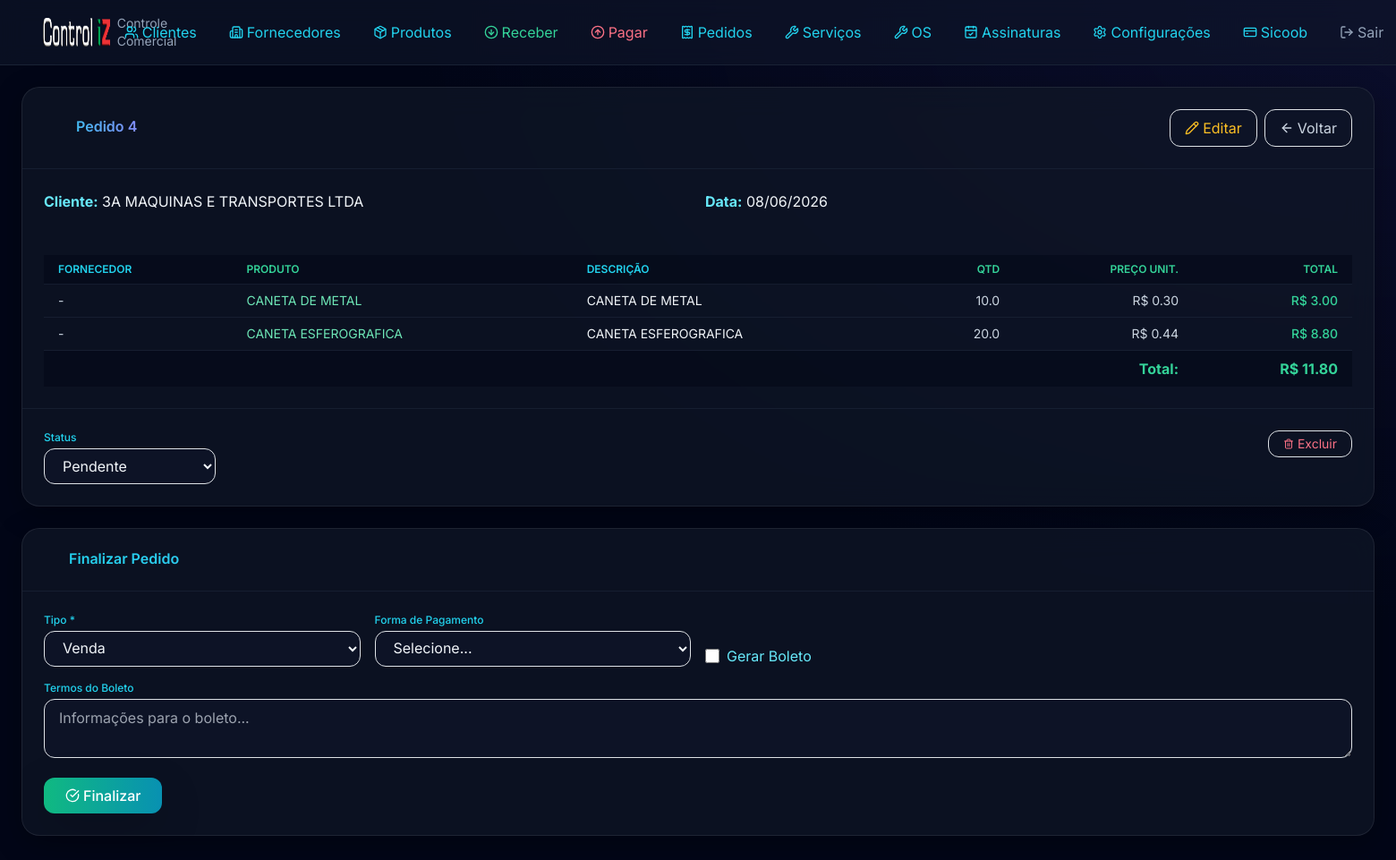
/pedidos/6, run on the app's committed database.
### models.py (models this page shows)
class Cliente(Base):
    __tablename__ = "clientes"
    id = Column(Integer, primary_key=True, index=True)
    codigo = Column(String(50), nullable=True)
    bling_id = Column(BigInteger, nullable=True, unique=True)
    bling_updated_at = Column(DateTime, nullable=True)
    bling_pending_sync = Column(Boolean, default=False)
    nome = Column(String(200), nullable=False)
    cpf_cnpj = Column(String(20), nullable=True)
    tipo_pessoa = Column(String(10), nullable=True)
    email = Column(String(200), nullable=True)
    telefone = Column(String(20), nullable=True)
    celular = Column(String(20), nullable=True)
    endereco = Column(String(300), nullable=True)
    bairro = Column(String(100), nullable=True)
    cidade = Column(String(100), nullable=True)
    estado = Column(String(2), nullable=True)
    cep = Column(String(10), nullable=True)
    contato = Column(String(200), nullable=True)
    fantasia = Column(String(200), nullable=True)
    inscricao_estadual = Column(String(20), nullable=True)
    inscricao_municipal = Column(String(20), nullable=True)
    situacao = Column(String(1), default="A")
    observacao = Column(Text, nullable=True)
    created_at = Column(DateTime, default=datetime.now)
    updated_at = Column(DateTime, default=datetime.now, onupdate=datetime.now)
    contas_receber = relationship("ContaReceber", back_populates="cliente")
    assinaturas = relationship("Assinatura", back_populates="cliente")
    ordens_servico = relationship("OrdemServico", back_populates="cliente")

class PedidoVenda(Base):
    __tablename__ = "pedidos_venda"
    id = Column(Integer, primary_key=True, index=True)
    cliente_id = Column(Integer, ForeignKey("clientes.id"), nullable=False)
    numero = Column(String(50), nullable=True)
    data = Column(Date, nullable=False, default=date.today)
    status = Column(Enum(StatusPedido), default=StatusPedido.PENDENTE)
    total = Column(Float, nullable=False, default=0)
    observacao = Column(Text, nullable=True)
    tipo_pedido = Column(String(20), default="venda")  # venda ou pre_venda
    forma_pagamento = Column(String(20), nullable=True)
    gerar_boleto = Column(Boolean, default=False)
    terminos_boleto = Column(Text, nullable=True)
    pedido_agrupado_id = Column(Integer, ForeignKey("pedidos_venda.id"), nullable=True)  # Referência ao pedido criado pelo agrupamento
    created_at = Column(DateTime, default=datetime.now)
    updated_at = Column(DateTime, default=datetime.now, onupdate=datetime.now)
    cliente = relationship("Cliente")
    itens = relationship("PedidoVendaItem", back_populates="pedido", cascade="all, delete-orphan")
    pedido_agrupado = relationship("PedidoVenda", remote_side=[id])

class PedidoVendaItem(Base):
    __tablename__ = "pedidos_venda_itens"
    id = Column(Integer, primary_key=True, index=True)
    pedido_id = Column(Integer, ForeignKey("pedidos_venda.id"), nullable=False)
    produto_id = Column(Integer, ForeignKey("produtos.id"), nullable=True)
    servico_id = Column(Integer, ForeignKey("servicos.id"), nullable=True)
    descricao = Column(String(300), nullable=False)
    quantidade = Column(Float, nullable=False, default=1)
    preco_unitario = Column(Float, nullable=False, default=0)
    total = Column(Float, nullable=False, default=0)
    fornecedor_id = Column(Integer, ForeignKey("fornecedores.id"), nullable=True)
    pedido = relationship("PedidoVenda", back_populates="itens")
    produto = relationship("Produto", back_populates="itens_pedido")
    fornecedor = relationship("Fornecedor")

class Produto(Base):
    __tablename__ = "produtos"
    id = Column(Integer, primary_key=True, index=True)
    codigo = Column(String(50), nullable=True, unique=True)
    nome = Column(String(200), nullable=False)
    descricao = Column(Text, nullable=True)
    preco = Column(Float, nullable=False, default=0)
    preco_custo = Column(Float, nullable=True)
    ncm = Column(String(10), nullable=True)
    unidade = Column(String(10), nullable=True, default="UN")
    categoria_id = Column(Integer, ForeignKey("categorias_produto.id"), nullable=True)
    foto = Column(String(500), nullable=True)
    fornecedor_id = Column(Integer, ForeignKey("fornecedores.id"), nullable=True)
    marca_id = Column(Integer, ForeignKey("marcas_produto.id"), nullable=True)
    marca = Column(String(100), nullable=True)
    peso_liq = Column(Float, nullable=True)
    peso_bruto = Column(Float, nullable=True)
    altura = Column(Float, nullable=True)
    largura = Column(Float, nullable=True)
    profundidade = Column(Float, nullable=True)
    unidade_medida = Column(String(20), nullable=True, default="cm")
    estoque = Column(Float, nullable=False, default=0)
    estoque_minimo = Column(Float, nullable=False, default=0)
    situacao = Column(String(1), nullable=False, default="A")
    bling_id = Column(BigInteger, nullable=True, unique=True)
    bling_updated_at = Column(DateTime, nullable=True)
    bling_pending_sync = Column(Boolean, default=False)
    created_at = Column(DateTime, default=datetime.now)
    updated_at = Column(DateTime, default=datetime.now, onupdate=datetime.now)
    categoria = relationship("CategoriaProduto", back_populates="produtos")
    fornecedor = relationship("Fornecedor")
    marca_rel = relationship("MarcaProduto")
    itens_pedido = relationship("PedidoVendaItem", back_populates="produto")
    tipo = Column(String(20), default="produto")  # "produto" ou "servico"

### routers/pedidos.py (the view)
@router.get("/{pedido_id}")
def detalhe_pedido(request: Request, pedido_id: int, db: Session = Depends(get_db)):
    pedido = db.query(PedidoVenda).filter(PedidoVenda.id == pedido_id).first()
    if not pedido:
        return RedirectResponse(url="/pedidos", status_code=303)
    produtos = db.query(Produto).order_by(Produto.nome).all()
    return request.app.state.templates.TemplateResponse(
        "pedidos/detalhe.html",
        {"request": request, "pedido": pedido, "produtos": produtos, "STATUS_LABELS": STATUS_PEDIDO_LABELS, "FORMAS_PAGAMENTO": FORMAS_PAGAMENTO, "pedido_agrupado": pedido.pedido_agrupado}
    )

### templates/pedidos/detalhe.html (shortened to what this page needs)
{% extends "base.html" %}
{% block content %}
<div class="glass-card mb-6">
    <div class="p-4 border-b border-slate-800/60 flex justify-between items-center">
        <h4 class="text-transparent bg-clip-text bg-gradient-to-r from-cyan-400 to-indigo-400 font-semibold"><i data-lucide="receipt" class="w-6 h-6 inline me-2"></i> Pedido {{ pedido.numero or '#' + pedido.id|string }}</h4>
        <div class="flex gap-2">
            <a href="/pedidos/{{ pedido.id }}/editar" class="flex items-center px-3 py-2 text-amber-400 border border-amber-800/50 rounded-xl hover:bg-amber-950/30 transition"><i data-lucide="pencil" class="w-4 h-4 me-1"></i> Editar</a>
            <a href="/pedidos" class="flex items-center px-3 py-2 text-slate-300 border border-slate-700 rounded-xl hover:bg-slate-800/50 transition"><i data-lucide="arrow-left" class="w-4 h-4 me-1"></i> Voltar</a>
        </div>
    </div>
    <div class="p-4 grid grid-cols-1 md:grid-cols-2 gap-3">
        <div><strong class="text-cyan-300">Cliente:</strong> <span class="text-slate-100">{{ pedido.cliente.nome if pedido.cliente else '-' }}</span></div>
        <div><strong class="text-cyan-300">Data:</strong> <span class="text-slate-100">{{ pedido.data.strftime('%d/%m/%Y') if pedido.data else '-' }}</span></div>
    </div>
    <div class="p-4">
        <table class="w-full divide-y divide-slate-800/60">
            <thead class="bg-slate-950/50">
                <tr>
                    <th class="px-3 py-2 text-left text-xs font-semibold text-cyan-400 uppercase">Fornecedor</th>
                    <th class="px-3 py-2 text-left text-xs font-semibold text-emerald-400 uppercase">Produto</th>
                    <th class="px-3 py-2 text-left text-xs font-semibold text-cyan-400 uppercase">Descrição</th>
                    <th class="px-3 py-2 text-right text-xs font-semibold text-emerald-400 uppercase">Qtd</th>
                    <th class="px-3 py-2 text-right text-xs font-semibold text-emerald-400 uppercase">Preço Unit.</th>
                    <th class="px-3 py-2 text-right text-xs font-semibold text-emerald-400 uppercase">Total</th>
                </tr>
            </thead>
            <tbody class="divide-y divide-slate-800/60">
                {% for item in pedido.itens %}
                <tr>
                    <td class="px-3 py-2 text-sm text-slate-300">{{ item.fornecedor.nome if item.fornecedor else (item.produto.fornecedor.nome if item.produto and item.produto.fornecedor else '-') }}</td>
                    <td class="px-3 py-2 text-sm text-emerald-300">{{ item.produto.nome if item.produto else '-' }}</td>
                    <td class="px-3 py-2 text-sm text-slate-100">{{ item.descricao }}</td>
                    <td class="px-3 py-2 text-right text-sm text-slate-300">{{ item.quantidade }}</td>
                    <td class="px-3 py-2 text-right text-sm text-slate-300">R$ {{ "%.2f"|format(item.preco_unitario) }}</td>
                    <td class="px-3 py-2 text-right text-sm text-emerald-400 font-medium">R$ {{ "%.2f"|format(item.total) }}</td>
                </tr>
                {% else %}
                <tr><td colspan="6" class="px-4 py-8 text-center text-slate-500">Nenhum item</td></tr>
                {% endfor %}
            </tbody>
            <tfoot class="bg-slate-950/50">
                <tr><td colspan="5" class="px-3 py-2 text-end text-emerald-400 font-bold">Total:</td><td class="px-3 py-2 text-right text-emerald-400 font-bold">R$ {{ "%.2f"|format(pedido.total or 0) }}</td></tr>
            </tfoot>
        </table>
    </div>
    <div class="p-4 border-t border-slate-800/60 flex flex-col md:flex-row md:justify-between gap-3">
        <div class="w-48">
            <form method="post" action="/pedidos/{{ pedido.id }}/status">
                <label class="block text-xs font-medium text-cyan-400 mb-1">Status</label>
                <select class="w-full px-3 py-2 bg-slate-900/60 border border-slate-800/80 rounded-xl text-slate-100 focus:border-cyan-500/50" name="status" onchange="this.form.submit()">
                    <option value="pendente" {% if pedido.status == 'pendente' %}selected{% endif %}>Pendente</option>
                </select>
            </form>
        </div>
        <div class="flex flex-wrap gap-2 items-start">
            <button class="flex items-center px-3 py-1 text-rose-400 border border-rose-800/50 rounded-xl hover:bg-rose-950/30 transition text-sm" onclick="confirmarExclusao('/pedidos/{{ pedido.id }}/excluir', 'Excluir este pedido?')"><i data-lucide="trash-2" class="w-3 h-3 me-1"></i> Excluir</button>
        </div>
    </div>
</div>
{% if pedido.status in ['aprovado', 'pendente'] %}
<div class="glass-card mb-6">
    <div class="p-4 border-b border-slate-800/60">
        <h5 class="text-transparent bg-clip-text bg-gradient-to-r from-cyan-400 to-indigo-400 font-semibold"><i data-lucide="check-circle" class="w-5 h-5 inline me-1"></i> Finalizar Pedido</h5>
    </div>
    <form method="post" action="/pedidos/{{ pedido.id }}/finalizar" class="p-4 grid grid-cols-1 md:grid-cols-2 lg:grid-cols-4 gap-3">
        <div>
            <label class="block text-xs font-medium text-cyan-400 mb-1">Tipo *</label>
            <select class="w-full px-3 py-2 bg-slate-900/60 border border-slate-800/80 rounded-xl text-slate-100 focus:border-cyan-500/50" name="tipo_pedido" required>
                <option value="venda">Venda</option>
            </select>
        </div>
        <div>
            <label class="block text-xs font-medium text-cyan-400 mb-1">Forma de Pagamento</label>
            <select class="w-full px-3 py-2 bg-slate-900/60 border border-slate-800/80 rounded-xl text-slate-100 focus:border-cyan-500/50" name="forma_pagamento">
                <option value="">Selecione...</option>
            </select>
        </div>
        <div class="flex items-end">
            <label class="flex items-center gap-2 text-cyan-300 cursor-pointer"><input type="checkbox" name="gerar_boleto" class="w-4 h-4 bg-slate-900/60 border border-slate-800/80 rounded"><span>Gerar Boleto</span></label>
        </div>
        <div class="lg:col-span-4">
            <label class="block text-xs font-medium text-cyan-400 mb-1">Termos do Boleto</label>
            <textarea class="w-full px-3 py-2 bg-slate-900/60 border border-slate-800/80 rounded-xl text-slate-100 focus:border-cyan-500/50" name="terminos_boleto" rows="2" placeholder="Informações para o boleto..."></textarea>
        </div>
        <div class="lg:col-span-4">
            <button type="submit" class="flex items-center px-4 py-2 bg-gradient-to-r from-emerald-500 to-cyan-600 hover:from-emerald-600 hover:to-cyan-700 text-white rounded-xl font-medium transition-all shadow-lg shadow-emerald-500/10"><i data-lucide="check-circle" class="w-4 h-4 me-1"></i> Finalizar</button>
        </div>
    </form>
</div>
{% endif %}
{% endblock %}

### static/css/styles.css (style rules this page uses)
:root { --bg-primary: #0b1120; --bg-secondary: #111827; --glass-bg: rgba(17, 24, 39, 0.7); --glass-border: rgba(255, 255, 255, 0.08); --accent-primary: #0066cc; --accent-secondary: #00b359; --accent-tertiary: #e62e2e; --accent-gradient: linear-gradient(135deg, #0066cc 0%, #00b359 100%); --text-primary: #ffffff; --text-secondary: #94a3b8; --text-muted: #64748b; --success: #00b359; --warning: #f59e0b; --danger: #e62e2e; }
* { font-family: 'Inter', sans-serif; }
body { background-color: var(--bg-primary); color: var(--text-primary); min-height: 100vh; }
.glass-card { background: var(--glass-bg); backdrop-filter: blur(16px); border: 1px solid var(--glass-border); border-radius: 20px; box-shadow: 0 8px 32px 0 rgba(0, 0, 0, 0.3); }

### data on the page
Cliente: cliente "3A MAQUINAS E TRANSPORTES LTDA"
PedidoVenda: data "08/06/2026", total "11.80", status "Pendente"
PedidoVendaItem: fornecedor "-", produto "CANETA DE METAL", descricao "CANETA DE METAL", quantidade "10.0", preco_unitario "0.30", total "3.00"
PedidoVendaItem: fornecedor "-", produto "CANETA ESFEROGRAFICA", descricao "CANETA ESFEROGRAFICA", quantidade "20.0", preco_unitario "0.44", total "8.80"
